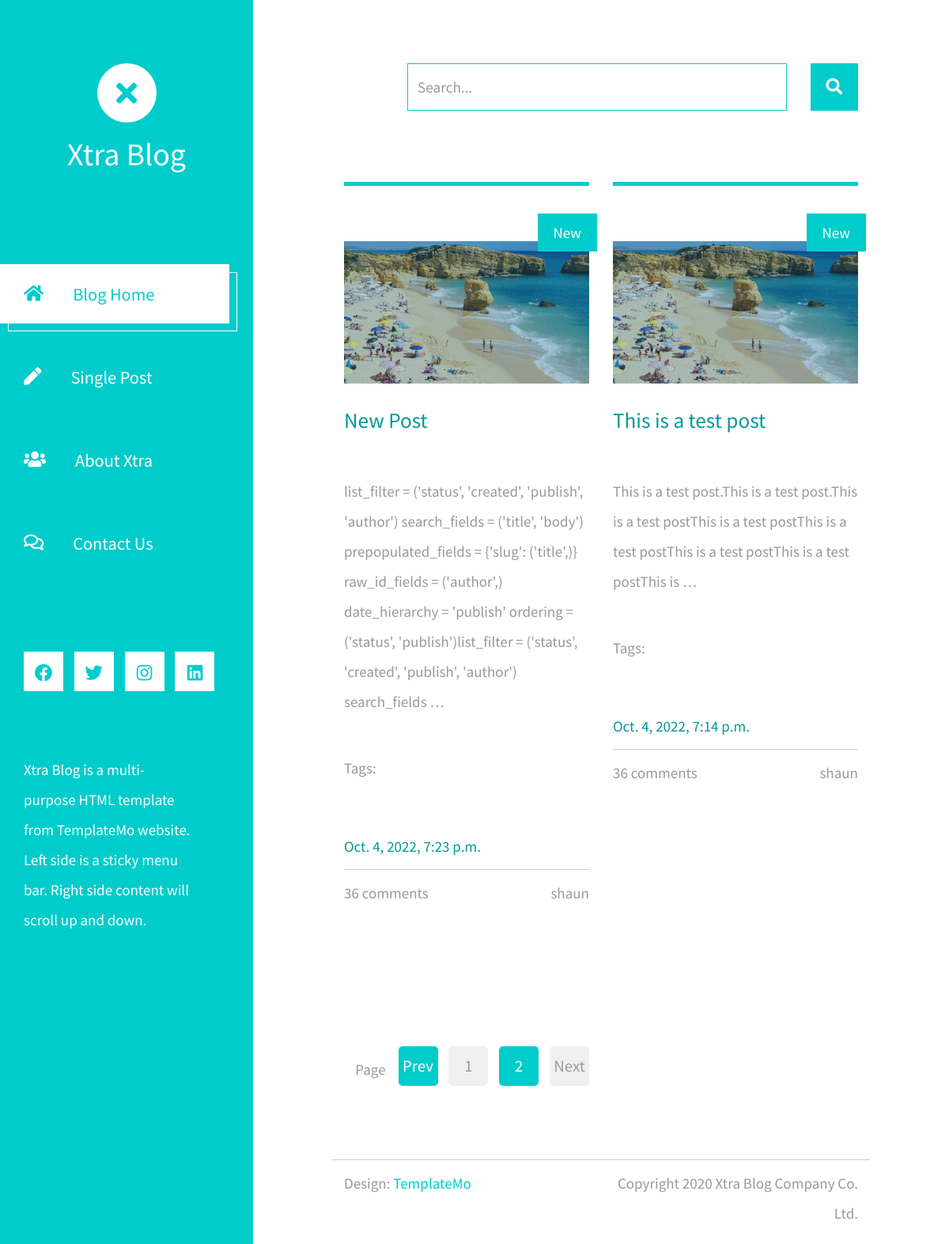
Before: /?page=2 with the older database file.
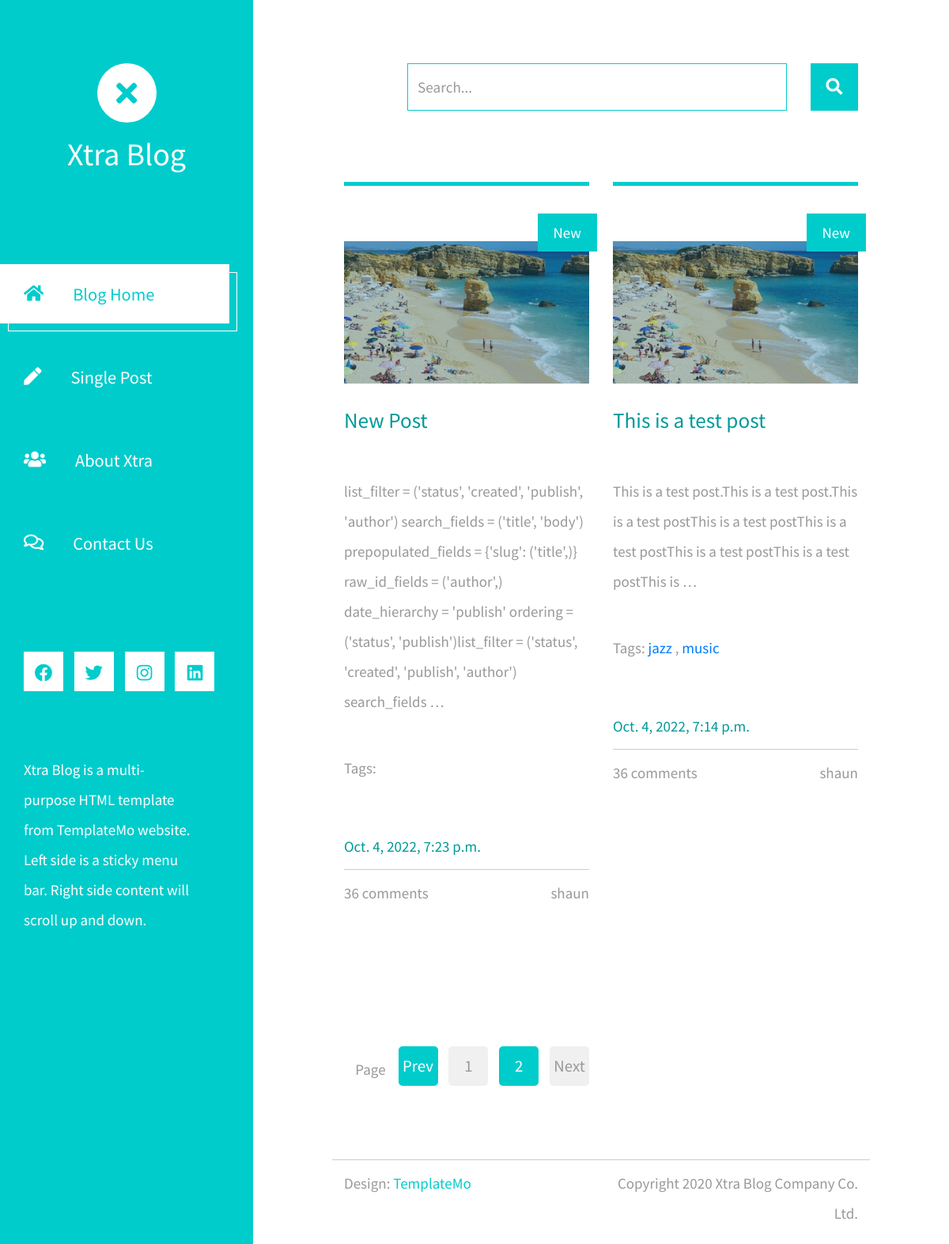
After: the same page with the newer database file.
### blog/models.py (models this page shows, shortened)
class Post(models.Model):
    objects = models.Manager()
    published = PublishedManager()
    STATUS_CHOICES= (
        ('draft','Draft'),
        ('published','Published'),
    )
    title = models.CharField(max_length=250)
    slug = models.SlugField(max_length=250, unique_for_date='publish')
    author = models.ForeignKey(User, on_delete=models.CASCADE,
                        related_name='blog_posts')
    body = models.TextField()
    publish = models.DateTimeField(default=timezone.now)
    created = models.DateTimeField(auto_now_add=True)
    status = models.CharField(max_length=10, choices=STATUS_CHOICES,
        default='draft')
    tags = TaggableManager()
    def get_absolute_url(self):
        return reverse('blog:post_detail',
                       args=[self.publish.year,
                             self.publish.month,
                             self.publish.day,self.slug
                             ]
                       )
    class Meta:
        ordering = ('-publish',)

### blog/views.py (the view)
# urls.py: path('',views.home,name='post_list'),
def home(request, tag_slug=None):
    posts = Post.published.all()
    tag = None
    query = ''
    if request.GET.get('query'):
        query = request.GET.get('query')
    if tag_slug:
        tag = get_object_or_404(Tag, slug=tag_slug)
        posts = posts.filter(tags__in = [tag])
    else:
        if query:
            tag = get_object_or_404(Tag, slug=query)
            posts = posts.filter(Q(title__icontains=query) | Q(body__icontains=query) | Q(tags__in=[tag]))
        else:
            posts = Post.published.all()
    paginator = Paginator(posts,4)
    page = request.GET.get('page')
    try:
        posts = paginator.page(page)
    except PageNotAnInteger:
        posts = paginator.page(1)
    except EmptyPage:
        posts = paginator.page(paginator.num_pages)
    context = {
        'posts': posts,
        'page' : page,
        'tag'  : tag,
        'query': query,
    }
    return render(request,'home.html',context)

### blog/models.py (called while the page is built)
    def get_queryset(self):
        return super(PublishedManager,self).get_queryset().filter(status='published')

### templates/home.html
{% extends 'base.html' %}
{% load static %}
{% block content %}
            <div class="row tm-row">
                {% for post in posts %}
                <article class="col-12 col-md-6 tm-post">
                    <hr class="tm-hr-primary">
                    <a href="{{post.get_absolute_url}}" class="effect-lily tm-post-link tm-pt-60">
                        <div class="tm-post-link-inner">
                            <img src="{% static 'img/img-01.jpg' %}" alt="Image" class="img-fluid">
                        </div>
                        <span class="position-absolute tm-new-badge">New</span>
                        <h2 class="tm-pt-30 tm-color-primary tm-post-title">{{post.title}}</h2>
                    </a>
                    <p class="tm-pt-30">
                        {{post.body |truncatewords:30|linebreaks}}
                    </p>
                    <p class="tm-pt-30">
                        Tags:
                        {% for tag in post.tags.all %}
                        <a href="{% url 'blog:post_list_by_tag' tag.slug %}">
                            {{ tag.name }}
                        </a>
                        {% if not forloop.last %}, {% endif %}
                        {% endfor %}
                    </p>
                    <div class="d-flex justify-content-between tm-pt-45">
                        <span class="tm-color-primary">{{post.publish}}</span>
                    </div>
                    <hr>
                    <div class="d-flex justify-content-between">
                        <span>36 comments</span>
                        <span>{{post.author}}</span>
                    </div>
                </article>
                {% endfor %}
            </div>
          {% endblock %}

Changed rows visible on the page:
added Tag: name "jazz", shown under Post "This is a test post"
added Tag: name "music", shown under Post "This is a test post"
